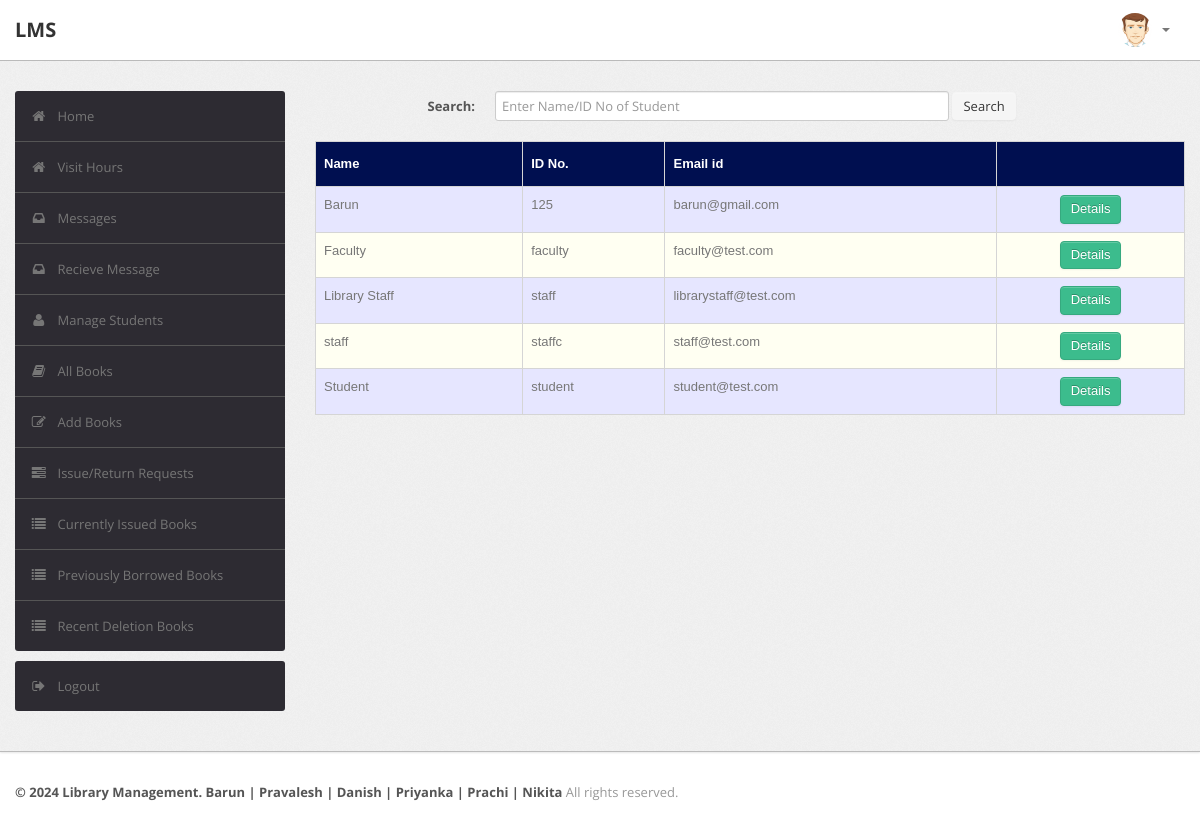
The page /librarian/student.php on the database its author committed.
### tables this page shows
CREATE TABLE `user` (
  `RollNo` varchar(50) NOT NULL,
  `Name` varchar(50) DEFAULT NULL,
  `Type` varchar(50) DEFAULT NULL,
  `Category` varchar(50) DEFAULT NULL,
  `Department` varchar(255) NOT NULL,
  `EmailId` varchar(50) DEFAULT NULL,
  `MobNo` bigint(11) DEFAULT NULL,
  `Password` varchar(50) DEFAULT NULL
);

### librarian/student.php (the view, shortened to what this page needs)
<?php
require('dbconn.php');
?>
<?php
$rollno = $_SESSION['RollNo'];
                                $sql="select * from LMS.user where RollNo='$rollno'";
if ($_SESSION['RollNo'] !== 'staff') {
    ?>
<!DOCTYPE html>
<html lang="en">
    <head>
        <link type="text/css" href="bootstrap/css/bootstrap.min.css" rel="stylesheet">
        <link type="text/css" href="bootstrap/css/bootstrap-responsive.min.css" rel="stylesheet">
        <link type="text/css" href="css/theme.css" rel="stylesheet">
        <link type="text/css" href="images/icons/css/font-awesome.css" rel="stylesheet">
    </head>
    <body>
        <div class="navbar navbar-fixed-top">
            <div class="navbar-inner">
                <div class="container">
                        <a class="brand" href="index.php">LMS </a>
                    <div class="nav-collapse collapse navbar-inverse-collapse">
                        <ul class="nav pull-right">
                            <li class="nav-user dropdown"><a href="#" class="dropdown-toggle" data-toggle="dropdown">
                                <img src="images/user.png" class="nav-avatar" />
                                <b class="caret"></b></a>
                            </li>
                        </ul>
                    </div>
                </div>
            </div>
        </div>
        <div class="wrapper">
            <div class="container">
                <div class="row">
                    <div class="span3">
                        <div class="sidebar">
                             <ul class="widget widget-menu unstyled">
                                <li class="active"><a href="index.php"><i class="menu-icon icon-home"></i>Home
                                </a></li>
                                <li class="active"><a href="../qr/index.php"><i class="menu-icon icon-home"></i>Visit Hours
                                </a></li>
                                 <li><a href="message.php"><i class="menu-icon icon-inbox"></i>Messages</a>
                                </li>
                                <li><a href="recieve.php"><i class="menu-icon icon-inbox"></i>Recieve Message</a>
                                </li>
                                <li><a href="student.php"><i class="menu-icon icon-user"></i>Manage Students </a>
                                </li>
                                <li><a href="book.php"><i class="menu-icon icon-book"></i>All Books </a></li>
                                <li><a href="addbook.php"><i class="menu-icon icon-edit"></i>Add Books </a></li>
                                <li><a href="requests.php"><i class="menu-icon icon-tasks"></i>Issue/Return Requests </a></li>
                                <li><a href="current.php"><i class="menu-icon icon-list"></i>Currently Issued Books </a></li>
                                 <li><a href="pre.php"><i class="menu-icon icon-list"></i>Previously Borrowed Books </a></li>
                                <li><a href="history.php"><i class="menu-icon icon-list"></i>Recent Deletion Books </a></li>
                            </ul>
                            <ul class="widget widget-menu unstyled">
                                <li><a href="logout.php"><i class="menu-icon icon-signout"></i>Logout </a></li>
                            </ul>
                        </div>
                    </div>
                    <div class="span9">
                        <form class="form-horizontal row-fluid" action="student.php" method="post">
                                        <div class="control-group">
                                            <label class="control-label" for="Search"><b>Search:</b></label>
                                            <div class="controls">
                                                <input type="text" id="title" name="title" placeholder="Enter Name/ID No of Student" class="span8" required>
                                                <button type="submit" name="submit"class="btn">Search</button>
                                            </div>
                                        </div>
                                    </form>
                                    <br>
                                    <?php
                                    if(isset($_POST['submit']))
                                        {$s=$_POST['title'];
                                            $sql="select * from LMS.user where (RollNo='$s' or Name like '%$s%') and Type<>'ADMIN'";
                                        }
                                    else
                                        $sql="select * from LMS.user where Type<>'ADMIN' and Type<>'LIBRARIAN' ";
                                    $result=$conn->query($sql);
                                    $rowcount=mysqli_num_rows($result);
                                    if(!($rowcount))
                                        echo "<br><center><h2><b><i>No Results</i></b></h2></center>";
                                    else
                                    {
                                    ?>
                        <table class="table" id = "tables">
                                  <thead>
                                    <tr>
                                      <th>Name</th>
                                      <th>ID No.</th>
                                      <th>Email id</th>
                                      <th></th>
                                    </tr>
                                  </thead>
                                  <tbody>
                    <?php
                            while($row=$result->fetch_assoc())
                            {
                                $email=$row['EmailId'];
                                $name=$row['Name'];
                                $rollno=$row['RollNo'];
                            ?>
                                    <tr>
                                      <td><?php echo $name ?></td>
                                      <td><?php echo $rollno ?></td>
                                      <td><?php echo $email ?></td>
                                        <td>
                                        <center>
                                            <a href="studentdetails.php?id=<?php echo $rollno; ?>" class="btn btn-success">Details</a>
                                      </center>
                                        </td>
                                    </tr>
                            <?php }} ?>
                                  </tbody>
                                </table>
                            </div>
                </div>
            </div>
        </div>
<div class="footer">
            <div class="container">
                <b class="copyright">&copy; 2024 Library Management. Barun | Pravalesh | Danish | Priyanka | Prachi | Nikita </b>All rights reserved.
            </div>
        </div>
    </body>
</html>
<?php }
else {
    echo "<script type='text/javascript'>alert('Access Denied!!!')</script>";
} ?>

### librarian/css/theme.css (style rules this page uses)
#tables { font-family: "Trebuchet MS", Arial, Helvetica, sans-serif; border-collapse: collapse; width: 100%; }
#tables td, #tables th { border: 1px solid #ddd; padding: 8px; }
#tables tr:nth-child(even) { background-color: #fffff2; }
#tables tr:nth-child(odd) { background-color: #e6e6ff; }
#tables th { padding-top: 12px; padding-bottom: 12px; text-align: left; background-color: #000F50; color: white; }
body { font-size: 13px; font-family: 'Open Sans', Arial, sans-serif; background: #fff; color: #777 }
strong, b { color: #555 }
.wrapper { background: url(../images/bg.png) #eee; border-bottom: 1px solid #bbb; -webkit-box-shadow: 0 1px 2px rgba(0,0,0,0.1); -moz-box-shadow: 0 1px 2px rgba(0,0,0,0.1); box-shadow: 0 1px 2px rgba(0,0,0,0.1); padding: 30px 0 }
.footer { color: #999; padding: 30px 0 60px }
form { margin: 0 }
select, textarea, input[type="text"], input[type="password"], input[type="datetime"], input[type="datetime-local"], input[type="date"], input[type="month"], input[type="time"], input[type="week"], input[type="number"], input[type="email"], input[type="url"], input[type="search"], input[type="tel"], input[type="color"], .uneditable-input, label, input, button, select, textarea { -webkit-border-radius: 3px; -moz-border-radius: 3px; border-radius: 3px; font-size: 13px; font-family: 'Open Sans', Tahoma, Arial, sans-serif }
body [class^="icon-"], body [class*=" icon-"] { font-size: 14px; line-height: 20px; height: 20px }
.form-horizontal .control-group, .form-vertical .control-group { margin-bottom: 0 }
.navbar { position: static!important; margin: 0!important }
.navbar .navbar-inner { background: #fff; border-bottom: 1px solid #bbb; -webkit-box-shadow: 0 1px 2px rgba(0,0,0,0.15); -moz-box-shadow: 0 1px 2px rgba(0,0,0,0.15); box-shadow: 0 1px 2px rgba(0,0,0,0.15) }
.navbar .brand { color: #333; font-weight: bold; font-size: 20px; margin-right: 20px; padding: 20px }
.navbar .nav>li>a { padding: 20px 15px; font-weight: bold; color: #777 }
.nav-user>a { height: 20px }
.nav-avatar { width: 34px; height: 34px; margin: -7px 5px 0 0; -webkit-border-radius: 50%; -moz-border-radius: 50%; border-radius: 50% }
.btn, .btn-box { -webkit-border-radius: 3px; -moz-border-radius: 3px; border-radius: 3px }
.btn { font-size: 13px; font-weight: 600 }
.btn { display: inline-block; margin-bottom: 0; font-weight: 400; text-align: center; vertical-align: middle; cursor: pointer; background-image: none; border: 1px solid transparent; white-space: nowrap; padding: 4px 10px; font-size: 13px; line-height: 1.42857; border-radius: 4px; -webkit-user-select: none; -moz-user-select: none; -ms-user-select: none; user-select: none }
.btn-success { color: #fff; background-color: #3cbc8d; border-color: #36a97f }
.table { margin-bottom: 0 }
.table th, .table td { border-color: #d5d5d5!important }
.widget-menu { background: #fff; -webkit-border-radius: 3px; -moz-border-radius: 3px; border-radius: 3px; overflow: hidden }
.widget-menu a { color: #555; display: block; line-height: 20px; padding: 15px; text-decoration: none!important }
.widget-menu .menu-icon { margin-right: 10px; color: #767676; -webkit-transition: all .2s ease-in-out; -moz-transition: all .2s ease-in-out; transition: all .2s ease-in-out; }
.widget-menu>li+li { border-top: 1px solid #555 }
.widget-menu>li>a { background-color: #2d2b32; color: #767676; -webkit-transition: all .2s ease-in-out; -moz-transition: all .2s ease-in-out; transition: all .2s ease-in-out; }

### rows shown on the page
user: Name "Barun", RollNo "125", EmailId "barun@gmail.com"
user: Name "Faculty", RollNo "faculty", EmailId "faculty@test.com"
user: Name "Library Staff", RollNo "staff", EmailId "librarystaff@test.com"
user: Name "staff", RollNo "staffc", EmailId "staff@test.com"
user: Name "Student", RollNo "student", EmailId "student@test.com"
